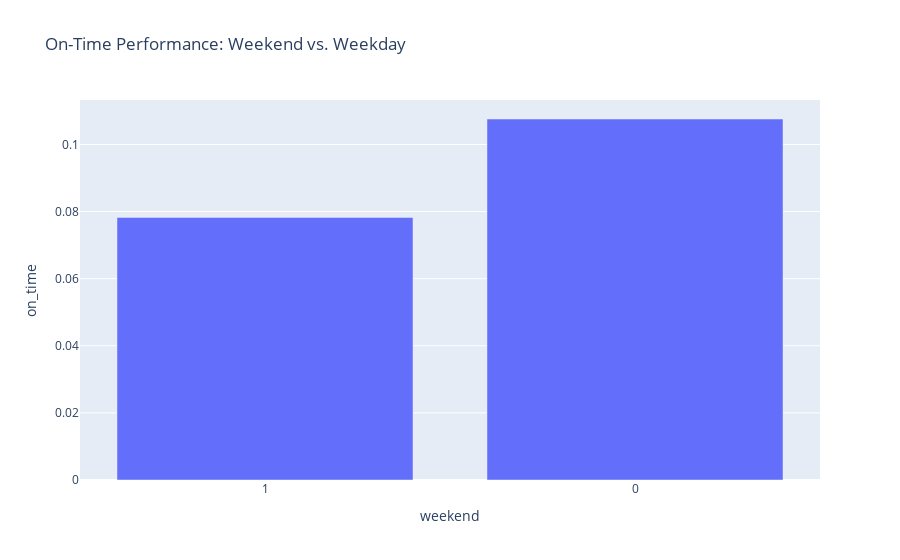

Notebook source saved alongside this figure:
### Code cell
weekend_performance = trip_data.groupby('weekend')['on_time'].mean().reset_index()
fig = px.bar(weekend_performance, x='weekend', y='on_time', title='On-Time Performance: Weekend vs. Weekday')
fig.update_xaxes(type='category', categoryorder='total ascending')
fig.show()

### Figure 1 — Plotly figure (JSON) as saved in the notebook; plotly's stock layout.template omitted (floating-point values rounded to 4 significant figures)
{"data": [{"alignmentgroup": "True", "hovertemplate": "weekend=%{x}<br>on_time=%{y}<extra></extra>", "legendgroup": "", "marker": {"color": "#636efa", "pattern": {"shape": ""}}, "name": "", "offsetgroup": "", "orientation": "v", "showlegend": false, "textposition": "auto", "type": "bar", "x": [0, 1], "xaxis": "x", "y": [0.1076, 0.07825], "yaxis": "y"}], "layout": {"barmode": "relative", "legend": {"tracegroupgap": 0}, "title": {"text": "On-Time Performance: Weekend vs. Weekday"}, "xaxis": {"anchor": "y", "categoryorder": "total ascending", "domain": [0, 1], "title": {"text": "weekend"}, "type": "category"}, "yaxis": {"anchor": "x", "domain": [0, 1], "title": {"text": "on_time"}}}}
